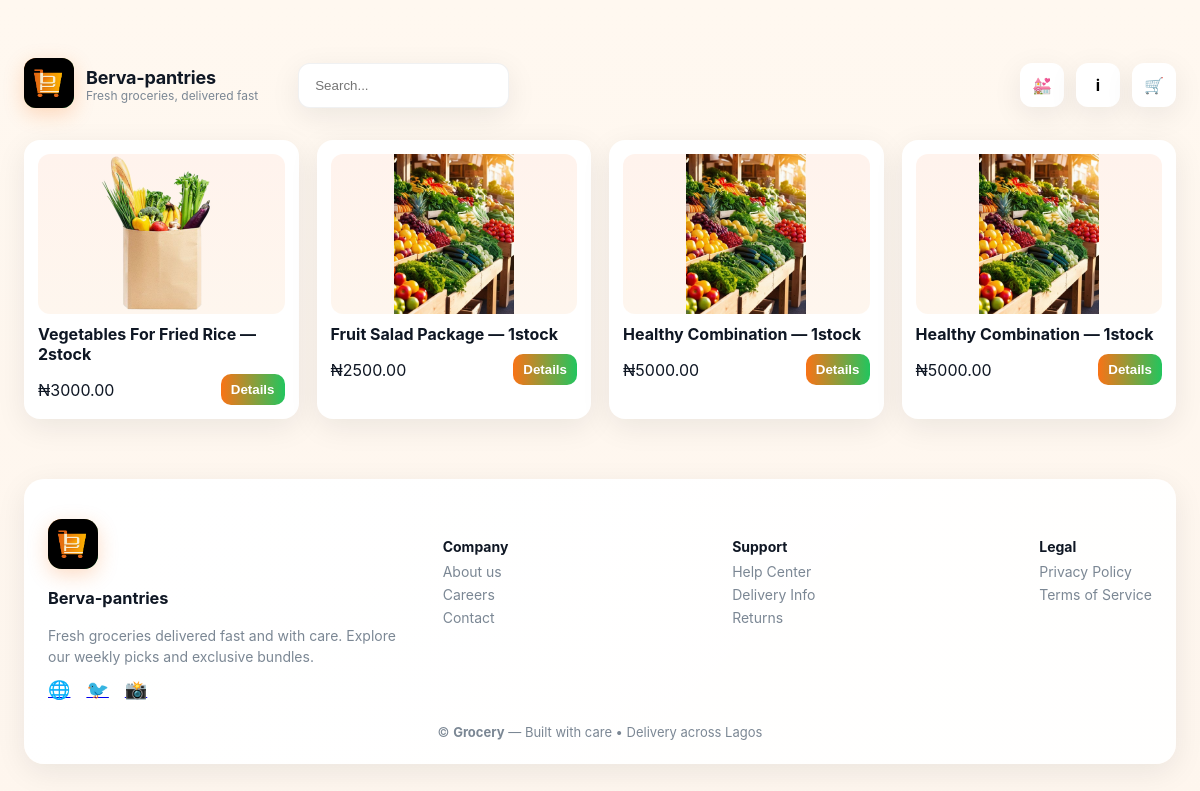
The page /bundles/ on the database its author committed.
### shop/models.py (models this page shows, shortened)
class Bundles(models.Model):
    owner = models.ForeignKey(User, on_delete=models.CASCADE)
    name = models.CharField(max_length=50)
    price = models.DecimalField(max_digits=255, decimal_places=2)
    stock = models.IntegerField(default=1)
    description = models.TextField()
    quality = models.IntegerField(choices=QualityType, default=3)
    type = models.IntegerField(choices=ProductType, default=3)
    image = models.ImageField(upload_to='bundleImage', default='LA.png')

### shop/views.py (the view)
# urls.py: path('bundles/', BundleResult.as_view(), name='bundles'),
class BundleResult(ListView):
    model = Bundles
    template_name = "shop/search.html"
    context_object_name = "result"
    paginate_by = 4

### shop/templates/shop/search.html (shortened to what this page needs)
{% load static %}
<!doctype html>
<html lang="en">
<head>
</head>
<body>
  <div class="wrap">
    <header>
      <div class="brand">
        <div class="logo"><img src="{% static 'image/LA.png' %}" alt="LA" srcset=""></div>
        <div>
          <h1>Berva-pantries</h1>
          <div style="font-size:12px;color:var(--muted)">Fresh groceries, delivered fast</div>
        </div>
      </div>
      <div class="search">
        <form method="get" action="{% url 'search' %}">
            <input type="search" name="q" placeholder="Search..." value="{{ request.GET.q }}">
        </form>
      </div>
      <div class="icons">
        <div class="icon-btn" title="Home"><a href="{% url 'home' %}" style="color: white; text-decoration: none; font-weight: bold;">💒</a></div>
        <div class="icon-btn" title="About"><a href="/#about" style="color: black; text-decoration: none; font-weight: bold;">i</a></div>
        <div class="icon-btn" title="Shop"><a href="{% url 'search' %}" style="color: white; text-decoration: none; font-weight: bold;">🛒</a></div>
      </div>
    </header>
    <main>
        <section class="grid" aria-label="Products">
        {% for item in result %}
        <article class="prod">
          <div class="thumb"><img src="{{ item.image.url }}"></div>
          <h4>{{item.name}} — {{item.stock}}stock</h4>
          <div class="meta">
            <div>₦{{item.price}}</div>
            <button class="add"><a href="{% url 'detail' item.id %}" style="color: white; text-decoration: none; font-weight: bold;">Details</a></button>
          </div>
        </article>
        {% empty %}
            <h3>No Result Found</h3>
        {% endfor %}
      </section>
    </main>
    <footer>
      <div class="footer-container">
        <div class="footer-left">
          <div class="logo-footer"><img src="{% static 'image/LA.png' %}" alt="LA" srcset=""><h3>Berva-pantries</h3></div>
          <p>Fresh groceries delivered fast and with care. Explore our weekly picks and exclusive bundles.</p>
          <div class="socials">
            <a href="#" title="Facebook">🌐</a>
            <a href="#" title="Twitter">🐦</a>
            <a href="#" title="Instagram">📸</a>
          </div>
        </div>
        <div class="footer-links">
          <div>
            <h4>Company</h4>
            <ul>
              <li><a href="#">About us</a></li>
              <li><a href="#">Careers</a></li>
              <li><a href="#">Contact</a></li>
            </ul>
          </div>
          <div>
            <h4>Support</h4>
            <ul>
              <li><a href="#">Help Center</a></li>
              <li><a href="#">Delivery Info</a></li>
              <li><a href="#">Returns</a></li>
            </ul>
          </div>
          <div>
            <h4>Legal</h4>
            <ul>
              <li><a href="#">Privacy Policy</a></li>
              <li><a href="#">Terms of Service</a></li>
            </ul>
          </div>
        </div>
      </div>
      <div class="footer-bottom">
        © <strong>Grocery</strong> — Built with care • Delivery across Lagos
      </div>
    </footer>
  </div>
</body>
</html>

### shop/templates/shop/search.html (style rules this page uses)
:root { --bg:#fff8f0; --card:#ffffff; --accent:#f97316; --accent-2:#22c55e; --muted:#7b8794; --glass: rgba(255,255,255,0.6); --radius:18px; --shadow: 0 8px 30px rgba(18,23,35,0.08); --round:14px; --maxw:1200px; }
* { box-sizing:border-box }
body { margin:0; font-family: Inter, system-ui, -apple-system, "Segoe UI", Roboto, "Helvetica Neue", Arial; background: linear-gradient(180deg,var(--bg) 0%, #fef6ee 100%); color:#0f1724; -webkit-font-smoothing:antialiased; -moz-osx-font-smoothing:grayscale; }
.wrap { max-width:var(--maxw); margin:34px auto; padding:24px }
header { display:flex; align-items:center; justify-content:space-between; gap:16px }
.brand { display:flex;align-items:center;gap:12px }
.logo img { width:50px;height:50px;border-radius:12px;background:linear-gradient(135deg,var(--accent),var(--accent-2));display:inline-grid;place-items:center;color:white;font-weight:700;font-size:20px;box-shadow:0 6px 20px rgba(249,115,22,0.25) }
.brand h1 { margin:0;font-size:18px;letter-spacing:-0.2px }
.search { flex:1;margin:0 24px;display:flex;align-items:center;gap:12px }
.search input { flex:1;padding:14px 16px;border-radius:12px;border:1px solid rgba(15,23,36,0.06);background:white;outline:none;box-shadow:var(--shadow); }
.icons { display:flex;align-items:center;gap:12px }
.icon-btn { background:var(--card);border-radius:12px;padding:10px;box-shadow:var(--shadow);display:inline-grid;place-items:center;width:44px;height:44px }
.grid { display:grid;grid-template-columns:repeat(4,1fr);gap:18px;margin-top:28px }
.prod { background:var(--card);padding:14px;border-radius:16px;box-shadow:var(--shadow);display:flex;flex-direction:column;gap:10px }
.prod .thumb { height:160px;border-radius:12px;background:linear-gradient(180deg,#fff3ed,#fef6ee);display:grid;place-items:center;font-weight:700;color:var(--muted) }
.prod .thumb img { width: 100%;height:160px;object-fit: contain;border-radius: 12px; }
.prod h4 { margin:0 }
.meta { display:flex;justify-content:space-between;align-items:center }
.add { padding:8px 10px;border-radius:10px;border:none;background:linear-gradient(90deg,var(--accent),var(--accent-2));color:white;font-weight:700 }
footer { margin-top: 60px; padding: 40px 24px 24px; border-radius: 20px; background: linear-gradient(135deg, #ffffff, rgba(255, 255, 255, 0.95)); box-shadow: var(--shadow); font-size: 14px; color: #0f1724; }
.footer-container { display: flex; flex-wrap: wrap; gap: 40px; justify-content: space-between; max-width: var(--maxw); margin: 0 auto; }
.footer-left { flex: 1 1 250px; }
.logo-footer img { width: 50px; height: 50px; background: linear-gradient(135deg, var(--accent), var(--accent-2)); color: white; font-weight: 700; font-size: 22px; display: inline-grid; place-items: center; border-radius: 14px; box-shadow: 0 6px 20px rgba(249,115,22,0.25); }
.footer-left p { color: var(--muted); line-height: 1.5; margin-bottom: 12px; }
.socials a { display: inline-block; margin-right: 12px; font-size: 18px; transition: transform 0.3s ease; }
.footer-links { display: flex; flex: 2 1 500px; justify-content: space-between; gap: 20px; }
.footer-links h4 { margin-bottom: 8px; font-weight: 700; }
.footer-links ul { list-style: none; padding: 0; margin: 0; }
.footer-links a { text-decoration: none; color: var(--muted); display: block; margin-bottom: 6px; transition: color 0.3s ease; }
.footer-bottom { text-align: center; margin-top: 24px; color: var(--muted); font-size: 13px; }

### rows shown on the page
Bundles: image (picture), name "Vegetables For Fried Rice", stock "2", price "3000.00"
Bundles: image (picture), name "Fruit Salad Package", stock "1", price "2500.00"
Bundles: image (picture), name "Healthy Combination", stock "1", price "5000.00"
Bundles: image (picture), name "Healthy Combination", stock "1", price "5000.00"
